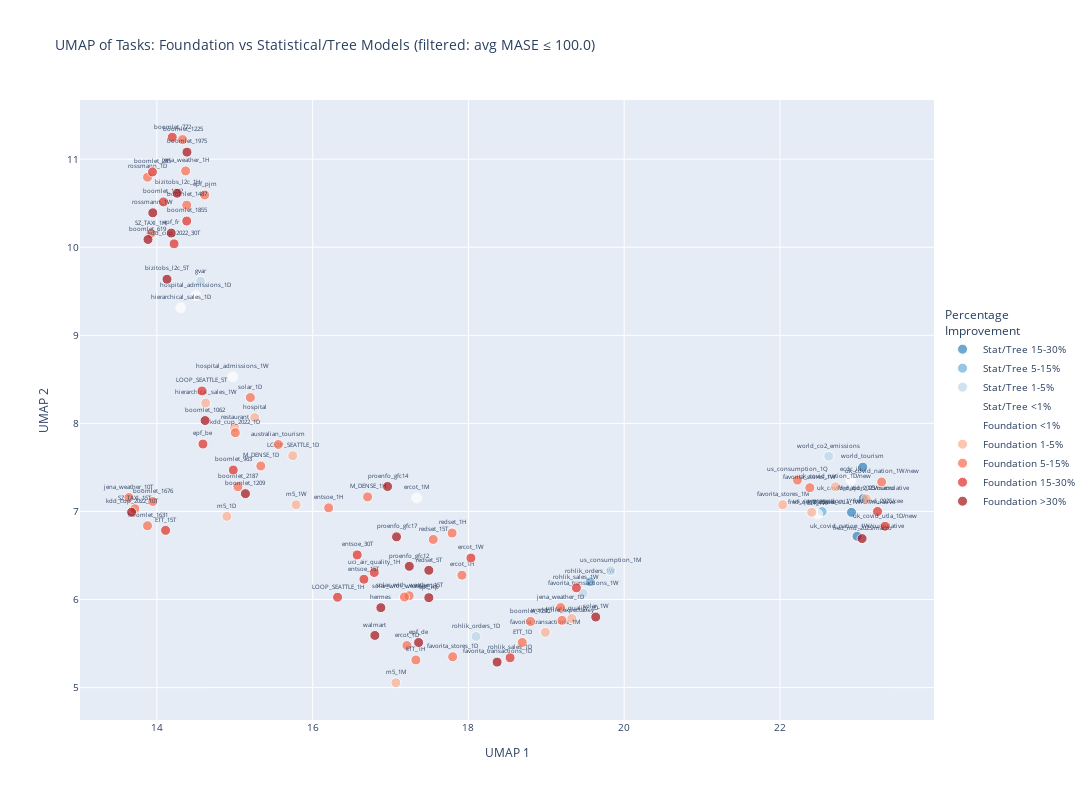

Notebook source saved alongside this figure:
### Code cell
from sklearn.preprocessing import StandardScaler
import plotly.express as px
import plotly.graph_objects as go
import numpy as np
import umap

# Create a pivot table: tasks as rows, models as columns
task_model_matrix = all_models_df.pivot_table(
    index="task_name", columns="model_name", values="MASE", aggfunc="first"
)

# Fill missing values with the mean of each task
task_model_matrix_filled = task_model_matrix.fillna(
    task_model_matrix.mean(axis=1).mean()
)

# Filter out tasks with extremely high average MASE (outliers)
mase_threshold = 100.0  # Adjust this threshold as needed
task_avg_mase = task_model_matrix_filled.mean(axis=1)
tasks_to_keep = task_avg_mase[task_avg_mase <= mase_threshold].index
task_model_filtered = task_model_matrix_filled.loc[tasks_to_keep]

print(f"Original matrix shape: {task_model_matrix_filled.shape}")
print(f"Filtered matrix shape: {task_model_filtered.shape}")
print(
    f"Removed {len(task_model_matrix_filled) - len(task_model_filtered)} tasks with avg MASE > {mase_threshold}"
)
print(
    f"Tasks removed: {list(task_model_matrix_filled.index.difference(tasks_to_keep))}"
)

# Standardize the data before UMAP
scaler = StandardScaler()
task_model_scaled = scaler.fit_transform(task_model_filtered.values)

# Apply UMAP
reducer = umap.UMAP(n_components=2, random_state=42, n_neighbors=15, min_dist=0.1)
umap_coords = reducer.fit_transform(task_model_scaled)

print(f"\nUMAP embedding complete")

# For each task, find the best and worst performing models
best_models = task_model_filtered.idxmin(axis=1)
worst_models = task_model_filtered.idxmax(axis=1)
best_mase = task_model_filtered.min(axis=1)
worst_mase = task_model_filtered.max(axis=1)
avg_mase = task_model_filtered.mean(axis=1)

# Categorize models into two groups: Foundation vs Statistical/Tree
foundation_models = {
    "Chronos-2",
    "Chronos-Bolt",
    "Moirai-2.0",
    "TimesFM-2.5",
    "Toto-1.0",
    "TiRex",
    "Sundial-Base",
    "TabPFN-TS",
}
statistical_tree_models = {
    "AutoARIMA",
    "AutoETS",
    "AutoTheta",
    "Drift",
    "Naive",
    "Seasonal Naive",
    "Stat. Ensemble",
    "CatBoost (Recursive)",
    "LightGBM (Recursive)",
}


def categorize_model(model_name):
    if model_name in foundation_models:
        return "Foundation"
    elif model_name in statistical_tree_models:
        return "Statistical/Tree"
    else:
        return "Other"


# For each task, find the best model from each category
def get_best_per_category(row):
    foundation_scores = {m: row[m] for m in foundation_models if m in row.index}
    stat_tree_scores = {m: row[m] for m in statistical_tree_models if m in row.index}

    best_foundation = (
        min(foundation_scores.values()) if foundation_scores else float("inf")
    )
    best_stat_tree = (
        min(stat_tree_scores.values()) if stat_tree_scores else float("inf")
    )

    return best_foundation, best_stat_tree


best_per_category = task_model_filtered.apply(get_best_per_category, axis=1)
best_foundation_mase = best_per_category.apply(lambda x: x[0])
best_stat_tree_mase = best_per_category.apply(lambda x: x[1])

# Calculate the competitive advantage:
# Positive = Foundation wins, Negative = Statistical/Tree wins
# Use log ratio to handle the scale better
advantage = np.log(best_stat_tree_mase / best_foundation_mase)

# Determine overall winner for each task
overall_winner = np.where(
    best_foundation_mase < best_stat_tree_mase, "Foundation", "Statistical/Tree"
)

best_model_category = best_models.apply(categorize_model)


# Get top 3 and bottom 3 models for each task
def get_top_bottom_models(row):
    sorted_models = row.sort_values()
    top3 = ", ".join([f"{m} ({v:.2f})" for m, v in sorted_models.head(3).items()])
    bottom3 = ", ".join([f"{m} ({v:.2f})" for m, v in sorted_models.tail(3).items()])
    return top3, bottom3


top_bottom = task_model_filtered.apply(get_top_bottom_models, axis=1)

# Create a dataframe for plotting
plot_df = pd.DataFrame(
    {
        "UMAP1": umap_coords[:, 0],
        "UMAP2": umap_coords[:, 1],
        "Task": task_model_filtered.index,
        "Best Model": best_models.values,
        "Winner": overall_winner,
        "Advantage": advantage.values,
        "Best Foundation MASE": best_foundation_mase.values,
        "Best Stat/Tree MASE": best_stat_tree_mase.values,
        "Best Overall MASE": best_mase.values,
        "Worst Model": worst_models.values,
        "Worst MASE": worst_mase.values,
        "Avg MASE": avg_mase.values,
        "Top 3": [t[0] for t in top_bottom],
        "Bottom 3": [t[1] for t in top_bottom],
    }
)

# Count by winner
winner_counts = plot_df["Winner"].value_counts()
print("\nBest model category:")
for cat, count in winner_counts.items():
    print(f"  {cat}: {count} tasks ({count / len(plot_df) * 100:.1f}%)")

# Print statistics on advantage
print(f"\nCompetitive Advantage (log ratio):")
print(f"  Mean: {advantage.mean():.3f}")
print(f"  Median: {advantage.median():.3f}")
print(f"  Min: {advantage.min():.3f} (Stat/Tree dominates)")
print(f"  Max: {advantage.max():.3f} (Foundation dominates)")
print(f"  10th percentile: {np.percentile(advantage, 10):.3f}")
print(f"  90th percentile: {np.percentile(advantage, 90):.3f}")
print(
    f"  Close competitions (|advantage| < 0.1): {(np.abs(advantage) < 0.1).sum()} tasks"
)


# Convert log ratio to percentage improvement
# Positive advantage = Foundation wins, Negative = Stat/Tree wins
def categorize_advantage(adv):
    # Convert to percentage improvement
    if adv > 0:  # Foundation wins
        pct_improvement = (np.exp(adv) - 1) * 100
        if pct_improvement < 1:
            return "Foundation <1%"
        elif pct_improvement < 5:
            return "Foundation 1-5%"
        elif pct_improvement < 15:
            return "Foundation 5-15%"
        elif pct_improvement < 30:
            return "Foundation 15-30%"
        else:
            return "Foundation >30%"
    else:  # Stat/Tree wins
        pct_improvement = (np.exp(-adv) - 1) * 100
        if pct_improvement < 1:
            return "Stat/Tree <1%"
        elif pct_improvement < 5:
            return "Stat/Tree 1-5%"
        elif pct_improvement < 15:
            return "Stat/Tree 5-15%"
        elif pct_improvement < 30:
            return "Stat/Tree 15-30%"
        else:
            return "Stat/Tree >30%"


advantage_category = advantage.apply(categorize_advantage)

# Add to dataframe
plot_df["Advantage_Category"] = advantage_category.values

# Count by category
print("\nAdvantage by category:")
for cat in sorted(plot_df["Advantage_Category"].unique()):
    count = (plot_df["Advantage_Category"] == cat).sum()
    print(f"  {cat}: {count} tasks ({count / len(plot_df) * 100:.1f}%)")

# Define color mapping - diverging from blue (Stat/Tree) to white to red (Foundation)
color_discrete_map = {
    "Stat/Tree >30%": "#08519C",  # Dark blue
    "Stat/Tree 15-30%": "#3182BD",  # Medium blue
    "Stat/Tree 5-15%": "#6BAED6",  # Light blue
    "Stat/Tree 1-5%": "#BDD7E7",  # Very light blue
    "Stat/Tree <1%": "#FFFFFF",  # White
    "Foundation <1%": "#FFFFFF",  # White
    "Foundation 1-5%": "#FCAE91",  # Very light red
    "Foundation 5-15%": "#FB6A4A",  # Light red
    "Foundation 15-30%": "#DE2D26",  # Medium red
    "Foundation >30%": "#A50F15",  # Dark red
}

# Order for legend
category_order = [
    "Stat/Tree >30%",
    "Stat/Tree 15-30%",
    "Stat/Tree 5-15%",
    "Stat/Tree 1-5%",
    "Stat/Tree <1%",
    "Foundation <1%",
    "Foundation 1-5%",
    "Foundation 5-15%",
    "Foundation 15-30%",
    "Foundation >30%",
]

# Create interactive scatter plot with discrete color bands
fig = px.scatter(
    plot_df,
    x="UMAP1",
    y="UMAP2",
    text="Task",
    color="Advantage_Category",
    hover_name="Task",
    hover_data={
        "Task": False,
        "Winner": True,
        "Best Model": True,
        "Advantage": ":.3f",
        "Advantage_Category": True,
        "Best Foundation MASE": ":.2f",
        "Best Stat/Tree MASE": ":.2f",
        "Best Overall MASE": ":.2f",
        "Avg MASE": ":.2f",
        "Top 3": True,
        "Bottom 3": True,
        "UMAP1": False,
        "UMAP2": False,
    },
    title=f"UMAP of Tasks: Foundation vs Statistical/Tree Models (filtered: avg MASE ≤ {mase_threshold})",
    width=1400,
    height=800,
    color_discrete_map=color_discrete_map,
    category_orders={"Advantage_Category": category_order},
)

# Update traces to show labels and customize appearance
fig.update_traces(
    textposition="top center",
    textfont_size=6,
    marker=dict(size=10, opacity=0.7, line=dict(width=1, color="white")),
)

# Update layout
fig.update_layout(
    font=dict(size=10),
    hoverlabel=dict(font_size=11),
    xaxis_title="UMAP 1",
    yaxis_title="UMAP 2",
    legend=dict(
        title=dict(text="Percentage<br>Improvement"),
        yanchor="middle",
        y=0.5,
        xanchor="left",
        x=1.01,
    ),
)

fig.show()

### Figure 1 — Plotly figure (JSON) as saved in the notebook; plotly's stock layout.template omitted (floating-point values rounded to 4 significant figures; data arrays with more than 128 entries replaced by an {"elided": "..."} marker saying what was removed)
{"data": [{"customdata": [["uk_covid_nation_1D/cumulative", "Statistical/Tree", "LightGBM (Recursive)", -0.1414, "Stat/Tree 15-30%", 7.742, 6.721, 6.721, 13.16, "LightGBM (Recursive) (6.72), CatBoost (Recursive) (7.29), Toto-1.0 (7.74)", "AutoTheta (20.11), Naive (25.44), Seasonal Naive (30.77)"], ["uk_covid_nation_1W/cumulative", "Statistical/Tree", "Stat. Ensemble", -0.2241, "Stat/Tree 15-30%", 3.172, 2.535, 2.535, 4.926, "Stat. Ensemble (2.54), AutoETS (2.85), CatBoost (Recursive) (3.09)", "Naive (8.77), Seasonal Naive (8.77), AutoARIMA (10.51)"], ["uk_covid_utla_1W/cumulative", "Statistical/Tree", "AutoARIMA", -0.1785, "Stat/Tree 15-30%", 18.82, 15.74, 15.74, 20.65, "AutoARIMA (15.74), Stat. Ensemble (15.85), AutoETS (17.11)", "Seasonal Naive (26.08), Naive (26.08), Sundial-Base (27.79)"], ["world_tourism", "Statistical/Tree", "Drift", -0.1448, "Stat/Tree 15-30%", 3.327, 2.879, 2.879, 3.558, "Drift (2.88), AutoTheta (2.93), Stat. Ensemble (3.00)", "Moirai-2.0 (3.91), TimesFM-2.5 (4.11), Sundial-Base (4.74)"]], "hovertemplate": "<b>%{hovertext}</b><br><br>Advantage_Category=%{customdata[4]}<br>Winner=%{customdata[1]}<br>Best Model=%{customdata[2]}<br>Advantage=%{customdata[3]:.3f}<br>Best Foundation MASE=%{customdata[5]:.2f}<br>Best Stat/Tree MASE=%{customdata[6]:.2f}<br>Best Overall MASE=%{customdata[7]:.2f}<br>Avg MASE=%{customdata[8]:.2f}<br>Top 3=%{customdata[9]}<br>Bottom 3=%{customdata[10]}<extra></extra>", "hovertext": ["uk_covid_nation_1D/cumulative", "uk_covid_nation_1W/cumulative", "uk_covid_utla_1W/cumulative", "world_tourism"], "legendgroup": "Stat/Tree 15-30%", "marker": {"color": "#3182BD", "line": {"color": "white", "width": 1}, "opacity": 0.7, "size": 10, "symbol": "circle"}, "mode": "markers+text", "name": "Stat/Tree 15-30%", "orientation": "v", "showlegend": true, "text": ["uk_covid_nation_1D/cumulative", "uk_covid_nation_1W/cumulative", "uk_covid_utla_1W/cumulative", "world_tourism"], "textfont": {"size": 6}, "textposition": "top center", "type": "scatter", "x": [23.07, 22.99, 22.92, 23.06], "xaxis": "x", "y": [7.146, 6.718, 6.99, 7.503], "yaxis": "y"}, {"customdata": [["rohlik_orders_1W", "Statistical/Tree", "LightGBM (Recursive)", -0.06168, "Stat/Tree 5-15%", 1.547, 1.455, 1.455, 1.761, "LightGBM (Recursive) (1.45), Chronos-2 (1.55), TiRex (1.58)", "TabPFN-TS (1.99), CatBoost (Recursive) (2.08), Sundial-Base (2.10)"], ["us_consumption_1Y", "Statistical/Tree", "AutoARIMA", -0.06709, "Stat/Tree 5-15%", 4.554, 4.259, 4.259, 5.263, "AutoARIMA (4.26), Stat. Ensemble (4.45), LightGBM (Recursive) (4.46)", "Sundial-Base (6.48), Seasonal Naive (7.36), Naive (7.36)"]], "hovertemplate": "<b>%{hovertext}</b><br><br>Advantage_Category=%{customdata[4]}<br>Winner=%{customdata[1]}<br>Best Model=%{customdata[2]}<br>Advantage=%{customdata[3]:.3f}<br>Best Foundation MASE=%{customdata[5]:.2f}<br>Best Stat/Tree MASE=%{customdata[6]:.2f}<br>Best Overall MASE=%{customdata[7]:.2f}<br>Avg MASE=%{customdata[8]:.2f}<br>Top 3=%{customdata[9]}<br>Bottom 3=%{customdata[10]}<extra></extra>", "hovertext": ["rohlik_orders_1W", "us_consumption_1Y"], "legendgroup": "Stat/Tree 5-15%", "marker": {"color": "#6BAED6", "line": {"color": "white", "width": 1}, "opacity": 0.7, "size": 10, "symbol": "circle"}, "mode": "markers+text", "name": "Stat/Tree 5-15%", "orientation": "v", "showlegend": true, "text": ["rohlik_orders_1W", "us_consumption_1Y"], "textfont": {"size": 6}, "textposition": "top center", "type": "scatter", "x": [19.56, 22.54], "xaxis": "x", "y": [6.201, 6.999], "yaxis": "y"}, {"customdata": [["favorita_transactions_1W", "Statistical/Tree", "CatBoost (Recursive)", -0.03103, "Stat/Tree 1-5%", 1.472, 1.427, 1.427, 1.735, "CatBoost (Recursive) (1.43), TimesFM-2.5 (1.47), Chronos-2 (1.50)", "Toto-1.0 (1.93), Sundial-Base (2.10), TabPFN-TS (2.44)"], ["gvar", "Statistical/Tree", "Stat. Ensemble", -0.02695, "Stat/Tree 1-5%", 0.7018, 0.6831, 0.6831, 0.7428, "Stat. Ensemble (0.68), Drift (0.70), AutoTheta (0.70)", "Sundial-Base (0.86), TabPFN-TS (0.90), Seasonal Naive (0.92)"], ["rohlik_orders_1D", "Statistical/Tree", "CatBoost (Recursive)", -0.02337, "Stat/Tree 1-5%", 1.176, 1.149, 1.149, 1.5, "CatBoost (Recursive) (1.15), Moirai-2.0 (1.18), Chronos-2 (1.19)", "Seasonal Naive (1.78), Naive (2.44), Drift (2.50)"], ["us_consumption_1M", "Statistical/Tree", "AutoETS", -0.01572, "Stat/Tree 1-5%", 1.736, 1.709, 1.709, 1.942, "AutoETS (1.71), Stat. Ensemble (1.72), Chronos-2 (1.74)", "Sundial-Base (2.10), Naive (2.15), Seasonal Naive (3.14)"], ["world_co2_emissions", "Statistical/Tree", "Stat. Ensemble", -0.01335, "Stat/Tree 1-5%", 3.219, 3.176, 3.176, 3.373, "Stat. Ensemble (3.18), LightGBM (Recursive) (3.19), CatBoost (Recursive) (3.20)", "Seasonal Naive (3.70), Naive (3.70), Sundial-Base (4.07)"]], "hovertemplate": "<b>%{hovertext}</b><br><br>Advantage_Category=%{customdata[4]}<br>Winner=%{customdata[1]}<br>Best Model=%{customdata[2]}<br>Advantage=%{customdata[3]:.3f}<br>Best Foundation MASE=%{customdata[5]:.2f}<br>Best Stat/Tree MASE=%{customdata[6]:.2f}<br>Best Overall MASE=%{customdata[7]:.2f}<br>Avg MASE=%{customdata[8]:.2f}<br>Top 3=%{customdata[9]}<br>Bottom 3=%{customdata[10]}<extra></extra>", "hovertext": ["favorita_transactions_1W", "gvar", "rohlik_orders_1D", "us_consumption_1M", "world_co2_emissions"], "legendgroup": "Stat/Tree 1-5%", "marker": {"color": "#BDD7E7", "line": {"color": "white", "width": 1}, "opacity": 0.7, "size": 10, "symbol": "circle"}, "mode": "markers+text", "name": "Stat/Tree 1-5%", "orientation": "v", "showlegend": true, "text": ["favorita_transactions_1W", "gvar", "rohlik_orders_1D", "us_consumption_1M", "world_co2_emissions"], "textfont": {"size": 6}, "textposition": "top center", "type": "scatter", "x": [19.47, 14.56, 18.1, 19.83, 22.63], "xaxis": "x", "y": [6.07, 9.614, 5.58, 6.327, 7.627], "yaxis": "y"}, {"customdata": [["ETT_1W", "Statistical/Tree", "Naive", -0.0001005, "Stat/Tree <1%", 2.62, 2.62, 2.62, 2.748, "Seasonal Naive (2.62), Naive (2.62), TiRex (2.62)", "AutoTheta (2.84), LightGBM (Recursive) (3.00), CatBoost (Recursive) (3.37)"]], "hovertemplate": "<b>%{hovertext}</b><br><br>Advantage_Category=%{customdata[4]}<br>Winner=%{customdata[1]}<br>Best Model=%{customdata[2]}<br>Advantage=%{customdata[3]:.3f}<br>Best Foundation MASE=%{customdata[5]:.2f}<br>Best Stat/Tree MASE=%{customdata[6]:.2f}<br>Best Overall MASE=%{customdata[7]:.2f}<br>Avg MASE=%{customdata[8]:.2f}<br>Top 3=%{customdata[9]}<br>Bottom 3=%{customdata[10]}<extra></extra>", "hovertext": ["ETT_1W"], "legendgroup": "Stat/Tree <1%", "marker": {"color": "#FFFFFF", "line": {"color": "white", "width": 1}, "opacity": 0.7, "size": 10, "symbol": "circle"}, "mode": "markers+text", "name": "Stat/Tree <1%", "orientation": "v", "showlegend": true, "text": ["ETT_1W"], "textfont": {"size": 6}, "textposition": "top center", "type": "scatter", "x": [22.49], "xaxis": "x", "y": [6.971], "yaxis": "y"}, {"customdata": [["ecdc_ili", "Foundation", "TimesFM-2.5", 2.978e-05, "Foundation <1%", 2.632, 2.632, 2.632, 3.445, "TimesFM-2.5 (2.63), CatBoost (Recursive) (2.63), LightGBM (Recursive) (2.66)", "Stat. Ensemble (4.32), Drift (4.36), AutoETS (4.60)"], ["ercot_1M", "Foundation", "Chronos-2", 0.002552, "Foundation <1%", 0.9503, 0.9528, 0.9503, 1.501, "Chronos-2 (0.95), AutoETS (0.95), Stat. Ensemble (0.97)", "Toto-1.0 (1.27), Naive (4.43), Drift (4.87)"], ["hierarchical_sales_1D", "Foundation", "Toto-1.0", 0.004873, "Foundation <1%", 0.6821, 0.6854, 0.6821, 0.7846, "Toto-1.0 (0.68), TiRex (0.69), CatBoost (Recursive) (0.69)", "Seasonal Naive (0.99), Naive (1.04), Drift (1.05)"], ["hospital_admissions_1D", "Foundation", "Chronos-2", 0.004634, "Foundation <1%", 0.7171, 0.7204, 0.7171, 0.7699, "Chronos-2 (0.72), Toto-1.0 (0.72), TiRex (0.72)", "Naive (0.97), Drift (0.98), Seasonal Naive (1.03)"], ["hospital_admissions_1W", "Foundation", "Chronos-2", 0.004321, "Foundation <1%", 0.7508, 0.7541, 0.7508, 0.8536, "Chronos-2 (0.75), TabPFN-TS (0.75), AutoARIMA (0.75)", "Drift (1.08), CatBoost (Recursive) (1.09), LightGBM (Recursive) (1.13)"]], "hovertemplate": "<b>%{hovertext}</b><br><br>Advantage_Category=%{customdata[4]}<br>Winner=%{customdata[1]}<br>Best Model=%{customdata[2]}<br>Advantage=%{customdata[3]:.3f}<br>Best Foundation MASE=%{customdata[5]:.2f}<br>Best Stat/Tree MASE=%{customdata[6]:.2f}<br>Best Overall MASE=%{customdata[7]:.2f}<br>Avg MASE=%{customdata[8]:.2f}<br>Top 3=%{customdata[9]}<br>Bottom 3=%{customdata[10]}<extra></extra>", "hovertext": ["ecdc_ili", "ercot_1M", "hierarchical_sales_1D", "hospital_admissions_1D", "hospital_admissions_1W"], "legendgroup": "Foundation <1%", "marker": {"color": "#FFFFFF", "line": {"color": "white", "width": 1}, "opacity": 0.7, "size": 10, "symbol": "circle"}, "mode": "markers+text", "name": "Foundation <1%", "orientation": "v", "showlegend": true, "text": ["ecdc_ili", "ercot_1M", "hierarchical_sales_1D", "hospital_admissions_1D", "hospital_admissions_1W"], "textfont": {"size": 6}, "textposition": "top center", "type": "scatter", "x": [22.91, 17.34, 14.31, 14.5, 14.97], "xaxis": "x", "y": [7.355, 7.154, 9.313, 9.449, 8.529], "yaxis": "y"}, {"customdata": {"elided": "13x11 mixed values"}, "hovertemplate": "<b>%{hovertext}</b><br><br>Advantage_Category=%{customdata[4]}<br>Winner=%{customdata[1]}<br>Best Model=%{customdata[2]}<br>Advantage=%{customdata[3]:.3f}<br>Best Foundation MASE=%{customdata[5]:.2f}<br>Best Stat/Tree MASE=%{customdata[6]:.2f}<br>Best Overall MASE=%{customdata[7]:.2f}<br>Avg MASE=%{customdata[8]:.2f}<br>Top 3=%{customdata[9]}<br>Bottom 3=%{customdata[10]}<extra></extra>", "hovertext": ["LOOP_SEATTLE_1D", "favorita_stores_1M", "favorita_transactions_1M", "fred_qd_2025/cee", "fred_qd_2025/macro", "hierarchical_sales_1W", "hospital", "m5_1D", "m5_1M", "m5_1W", "restaurant", "uci_air_quality_1D", "uk_covid_nation_1D/new"], "legendgroup": "Foundation 1-5%", "marker": {"color": "#FCAE91", "line": {"color": "white", "width": 1}, "opacity": 0.7, "size": 10, "symbol": "circle"}, "mode": "markers+text", "name": "Foundation 1-5%", "orientation": "v", "showlegend": true, "text": ["LOOP_SEATTLE_1D", "favorita_stores_1M", "favorita_transactions_1M", "fred_qd_2025/cee", "fred_qd_2025/macro", "hierarchical_sales_1W", "hospital", "m5_1D", "m5_1M", "m5_1W", "restaurant", "uci_air_quality_1D", "uk_covid_nation_1D/new"], "textfont": {"size": 6}, "textposition": "top center", "type": "scatter", "x": [15.74, 22.03, 18.99, 22.41, 23.11, 14.63, 15.26, 14.9, 17.07, 15.79, 15.0, 19.33, 22.71], "xaxis": "x", "y": [7.633, 7.076, 5.628, 6.991, 7.144, 8.231, 8.066, 6.944, 5.055, 7.077, 7.953, 5.785, 7.28], "yaxis": "y"}, {"customdata": {"elided": "32x11 mixed values"}, "hovertemplate": "<b>%{hovertext}</b><br><br>Advantage_Category=%{customdata[4]}<br>Winner=%{customdata[1]}<br>Best Model=%{customdata[2]}<br>Advantage=%{customdata[3]:.3f}<br>Best Foundation MASE=%{customdata[5]:.2f}<br>Best Stat/Tree MASE=%{customdata[6]:.2f}<br>Best Overall MASE=%{customdata[7]:.2f}<br>Avg MASE=%{customdata[8]:.2f}<br>Top 3=%{customdata[9]}<br>Bottom 3=%{customdata[10]}<extra></extra>", "hovertext": ["ETT_1D", "ETT_1H", "M_DENSE_1D", "M_DENSE_1H", "SZ_TAXI_15T", "SZ_TAXI_1H", "australian_tourism", "boomlet_1225", "boomlet_1230", "boomlet_1487", "boomlet_1631", "boomlet_1676", "boomlet_2187", "entsoe_1H", "epf_pjm", "ercot_1D", "ercot_1H", "favorita_stores_1D", "favorita_stores_1W", "jena_weather_10T", "jena_weather_1D", "jena_weather_1H", "kdd_cup_2022_1D", "redset_15T", "redset_1H", "rossmann_1D", "solar_1D", "solar_with_weather_15T", "solar_with_weather_1H", "uk_covid_nation_1W/new", "us_consumption_1Q", "world_life_expectancy"], "legendgroup": "Foundation 5-15%", "marker": {"color": "#FB6A4A", "line": {"color": "white", "width": 1}, "opacity": 0.7, "size": 10, "symbol": "circle"}, "mode": "markers+text", "name": "Foundation 5-15%", "orientation": "v", "showlegend": true, "text": ["ETT_1D", "ETT_1H", "M_DENSE_1D", "M_DENSE_1H", "SZ_TAXI_15T", "SZ_TAXI_1H", "australian_tourism", "boomlet_1225", "boomlet_1230", "boomlet_1487", "boomlet_1631", "boomlet_1676", "boomlet_2187", "entsoe_1H", "epf_pjm", "ercot_1D", "ercot_1H", "favorita_stores_1D", "favorita_stores_1W", "jena_weather_10T", "jena_weather_1D", "jena_weather_1H", "kdd_cup_2022_1D", "redset_15T", "redset_1H", "rossmann_1D", "solar_1D", "solar_with_weather_15T", "solar_with_weather_1H", "uk_covid_nation_1W/new", "us_consumption_1Q", "world_life_expectancy"], "textfont": {"size": 6}, "textposition": "top center", "type": "scatter", "x": [18.69, 17.33, 15.33, 16.71, 13.72, 13.92, 15.56, 14.33, 18.8, 14.38, 13.88, 13.95, 15.04, 16.21, 14.61, 17.21, 17.92, 17.8, 22.38, 13.64, 19.18, 14.37, 15.01, 17.55, 17.79, 13.88, 15.2, 17.24, 17.18, 23.31, 22.22, 19.2], "xaxis": "x", "y": [5.513, 5.314, 7.517, 7.166, 7.031, 10.16, 7.761, 11.22, 5.751, 10.48, 6.838, 7.114, 7.281, 7.041, 10.59, 5.478, 6.277, 5.35, 7.27, 7.158, 5.909, 10.87, 7.894, 6.682, 6.755, 10.8, 8.294, 6.044, 6.029, 7.335, 7.356, 5.764], "yaxis": "y"}, {"customdata": {"elided": "18x11 mixed values"}, "hovertemplate": "<b>%{hovertext}</b><br><br>Advantage_Category=%{customdata[4]}<br>Winner=%{customdata[1]}<br>Best Model=%{customdata[2]}<br>Advantage=%{customdata[3]:.3f}<br>Best Foundation MASE=%{customdata[5]:.2f}<br>Best Stat/Tree MASE=%{customdata[6]:.2f}<br>Best Overall MASE=%{customdata[7]:.2f}<br>Avg MASE=%{customdata[8]:.2f}<br>Top 3=%{customdata[9]}<br>Bottom 3=%{customdata[10]}<extra></extra>", "hovertext": ["ETT_15T", "LOOP_SEATTLE_1H", "LOOP_SEATTLE_5T", "boomlet_1282", "boomlet_1855", "boomlet_285", "boomlet_772", "boomlet_963", "entsoe_15T", "entsoe_30T", "epf_be", "ercot_1W", "fred_md_2025/cee", "kdd_cup_2022_30T", "rohlik_sales_1D", "rohlik_sales_1W", "uci_air_quality_1H", "uk_covid_utla_1D/new"], "legendgroup": "Foundation 15-30%", "marker": {"color": "#DE2D26", "line": {"color": "white", "width": 1}, "opacity": 0.7, "size": 10, "symbol": "circle"}, "mode": "markers+text", "name": "Foundation 15-30%", "orientation": "v", "showlegend": true, "text": ["ETT_15T", "LOOP_SEATTLE_1H", "LOOP_SEATTLE_5T", "boomlet_1282", "boomlet_1855", "boomlet_285", "boomlet_772", "boomlet_963", "entsoe_15T", "entsoe_30T", "epf_be", "ercot_1W", "fred_md_2025/cee", "kdd_cup_2022_30T", "rohlik_sales_1D", "rohlik_sales_1W", "uci_air_quality_1H", "uk_covid_utla_1D/new"], "textfont": {"size": 6}, "textposition": "top center", "type": "scatter", "x": [14.11, 16.32, 14.58, 14.08, 14.38, 13.94, 14.2, 14.98, 16.66, 16.57, 14.59, 18.03, 23.25, 14.22, 18.54, 19.39, 16.79, 23.35], "xaxis": "x", "y": [6.786, 6.026, 8.368, 10.51, 10.3, 10.86, 11.25, 7.471, 6.23, 6.507, 7.765, 6.471, 7.0, 10.04, 5.338, 6.133, 6.307, 6.832], "yaxis": "y"}, {"customdata": {"elided": "20x11 mixed values"}, "hovertemplate": "<b>%{hovertext}</b><br><br>Advantage_Category=%{customdata[4]}<br>Winner=%{customdata[1]}<br>Best Model=%{customdata[2]}<br>Advantage=%{customdata[3]:.3f}<br>Best Foundation MASE=%{customdata[5]:.2f}<br>Best Stat/Tree MASE=%{customdata[6]:.2f}<br>Best Overall MASE=%{customdata[7]:.2f}<br>Avg MASE=%{customdata[8]:.2f}<br>Top 3=%{customdata[9]}<br>Bottom 3=%{customdata[10]}<extra></extra>", "hovertext": ["bizitobs_l2c_1H", "bizitobs_l2c_5T", "boomlet_1062", "boomlet_1209", "boomlet_1975", "boomlet_619", "epf_de", "epf_fr", "epf_np", "favorita_transactions_1D", "fred_md_2025/macro", "hermes", "kdd_cup_2022_10T", "proenfo_gfc12", "proenfo_gfc14", "proenfo_gfc17", "redset_5T", "rossmann_1W", "solar_1W", "walmart"], "legendgroup": "Foundation >30%", "marker": {"color": "#A50F15", "line": {"color": "white", "width": 1}, "opacity": 0.7, "size": 10, "symbol": "circle"}, "mode": "markers+text", "name": "Foundation >30%", "orientation": "v", "showlegend": true, "text": ["bizitobs_l2c_1H", "bizitobs_l2c_5T", "boomlet_1062", "boomlet_1209", "boomlet_1975", "boomlet_619", "epf_de", "epf_fr", "epf_np", "favorita_transactions_1D", "fred_md_2025/macro", "hermes", "kdd_cup_2022_10T", "proenfo_gfc12", "proenfo_gfc14", "proenfo_gfc17", "redset_5T", "rossmann_1W", "solar_1W", "walmart"], "textfont": {"size": 6}, "textposition": "top center", "type": "scatter", "x": [14.26, 14.13, 14.62, 15.14, 14.39, 13.89, 17.36, 14.18, 17.49, 18.37, 23.05, 16.88, 13.68, 17.24, 16.96, 17.08, 17.49, 13.95, 19.63, 16.8], "xaxis": "x", "y": [10.61, 9.637, 8.032, 7.202, 11.08, 10.09, 5.512, 10.16, 6.021, 5.29, 6.692, 5.908, 6.992, 6.377, 7.284, 6.712, 6.332, 10.39, 5.801, 5.592], "yaxis": "y"}], "layout": {"font": {"size": 10}, "height": 800, "hoverlabel": {"font": {"size": 11}}, "legend": {"title": {"text": "Percentage<br>Improvement"}, "tracegroupgap": 0, "x": 1.01, "xanchor": "left", "y": 0.5, "yanchor": "middle"}, "title": {"text": "UMAP of Tasks: Foundation vs Statistical/Tree Models (filtered: avg MASE ≤ 100.0)"}, "width": 1400, "xaxis": {"anchor": "y", "domain": [0, 1], "title": {"text": "UMAP 1"}}, "yaxis": {"anchor": "x", "domain": [0, 1], "title": {"text": "UMAP 2"}}}}
